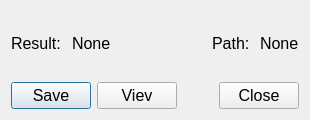
<?xml version="1.0" encoding="UTF-8"?>
<ui version="4.0">
 <class>ResultWorkAlgorithmForm</class>
 <widget class="QDialog" name="ResultWorkAlgorithmForm">
  <property name="geometry">
   <rect>
    <x>0</x>
    <y>0</y>
    <width>310</width>
    <height>120</height>
   </rect>
  </property>
  <property name="sizePolicy">
   <sizepolicy hsizetype="Preferred" vsizetype="Preferred">
    <horstretch>0</horstretch>
    <verstretch>0</verstretch>
   </sizepolicy>
  </property>
  <property name="minimumSize">
   <size>
    <width>310</width>
    <height>120</height>
   </size>
  </property>
  <property name="maximumSize">
   <size>
    <width>310</width>
    <height>120</height>
   </size>
  </property>
  <property name="windowTitle">
   <string>Dialog</string>
  </property>
  <layout class="QVBoxLayout" name="verticalLayout_4">
   <item>
    <layout class="QVBoxLayout" name="verticalLayout_3">
     <item>
      <layout class="QVBoxLayout" name="verticalLayout_2">
       <item>
        <layout class="QHBoxLayout" name="horizontalLayout_5">
         <item>
          <layout class="QHBoxLayout" name="horizontalLayout_2">
           <item>
            <widget class="QLabel" name="Result">
             <property name="font">
              <font>
               <pointsize>12</pointsize>
              </font>
             </property>
             <property name="text">
              <string>Result: </string>
             </property>
            </widget>
           </item>
           <item>
            <widget class="QLabel" name="result">
             <property name="font">
              <font>
               <pointsize>12</pointsize>
              </font>
             </property>
             <property name="text">
              <string>None</string>
             </property>
            </widget>
           </item>
          </layout>
         </item>
         <item>
          <spacer name="horizontalSpacer_4">
           <property name="orientation">
            <enum>Qt::Horizontal</enum>
           </property>
           <property name="sizeHint" stdset="0">
            <size>
             <width>40</width>
             <height>20</height>
            </size>
           </property>
          </spacer>
         </item>
         <item>
          <layout class="QHBoxLayout" name="horizontalLayout_3">
           <item>
            <widget class="QLabel" name="Path">
             <property name="font">
              <font>
               <pointsize>12</pointsize>
              </font>
             </property>
             <property name="text">
              <string>Path: </string>
             </property>
            </widget>
           </item>
           <item>
            <widget class="QLabel" name="path">
             <property name="font">
              <font>
               <pointsize>12</pointsize>
              </font>
             </property>
             <property name="text">
              <string>None</string>
             </property>
            </widget>
           </item>
          </layout>
         </item>
        </layout>
       </item>
       <item>
        <layout class="QHBoxLayout" name="horizontalLayout">
         <item>
          <widget class="QPushButton" name="Save">
           <property name="font">
            <font>
             <pointsize>12</pointsize>
            </font>
           </property>
           <property name="text">
            <string>Save</string>
           </property>
          </widget>
         </item>
         <item>
          <widget class="QPushButton" name="Viev">
           <property name="font">
            <font>
             <pointsize>12</pointsize>
            </font>
           </property>
           <property name="text">
            <string>Viev</string>
           </property>
          </widget>
         </item>
         <item>
          <spacer name="horizontalSpacer">
           <property name="orientation">
            <enum>Qt::Horizontal</enum>
           </property>
           <property name="sizeHint" stdset="0">
            <size>
             <width>40</width>
             <height>20</height>
            </size>
           </property>
          </spacer>
         </item>
         <item>
          <widget class="QPushButton" name="Close">
           <property name="font">
            <font>
             <pointsize>12</pointsize>
            </font>
           </property>
           <property name="text">
            <string>Close</string>
           </property>
          </widget>
         </item>
        </layout>
       </item>
      </layout>
     </item>
    </layout>
   </item>
  </layout>
 </widget>
 <resources/>
 <connections/>
</ui>
